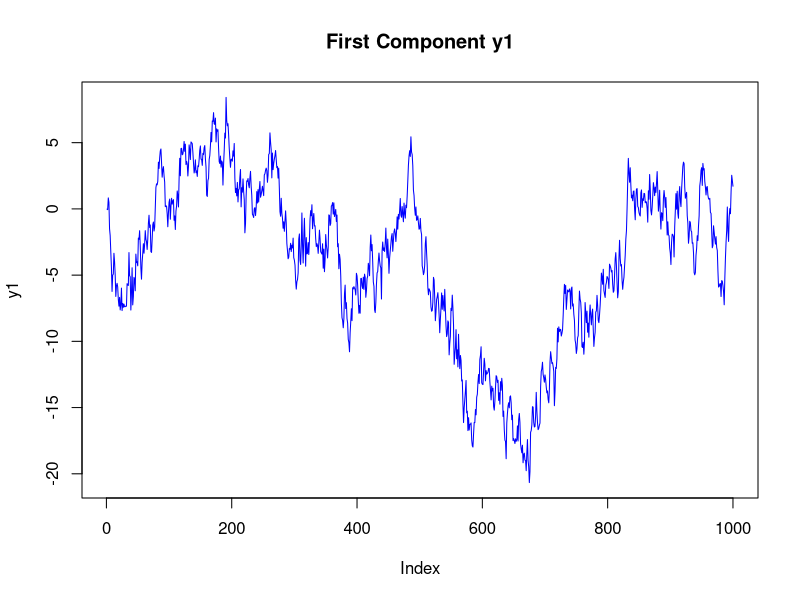
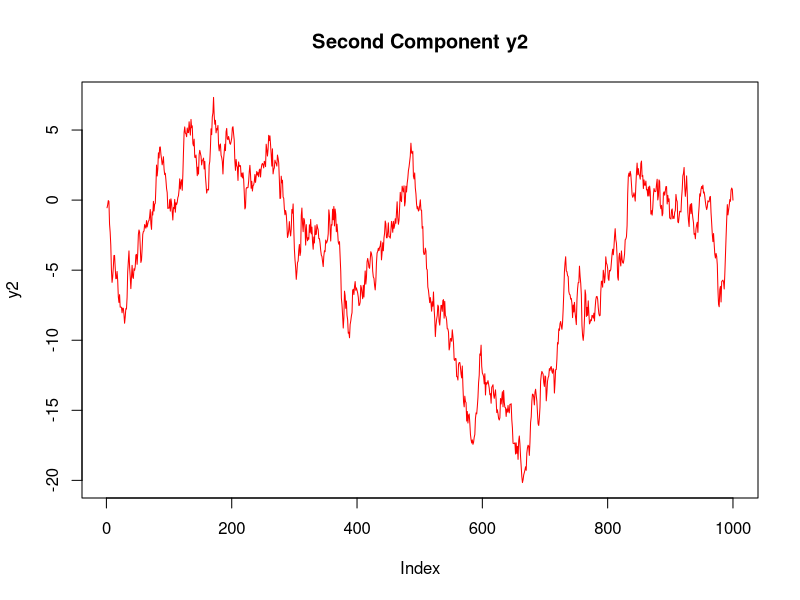
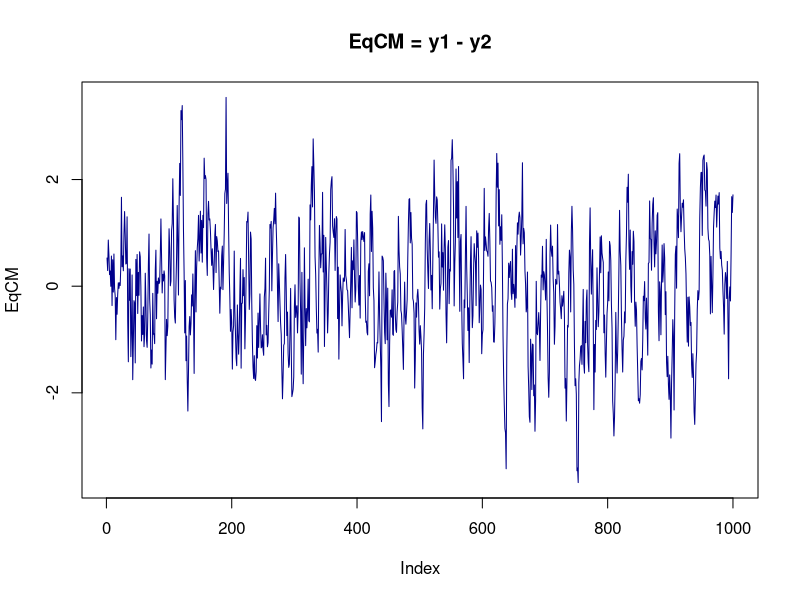
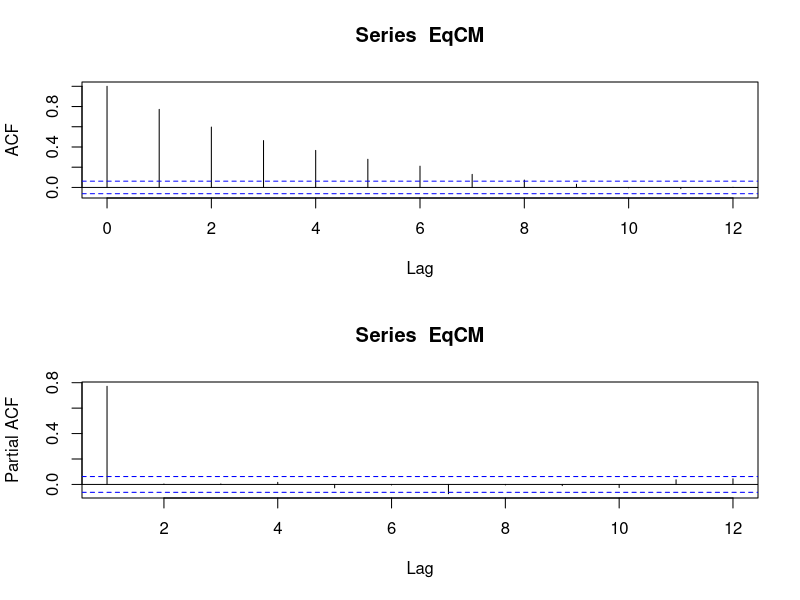

Recreate these plots in R, in order.
# set local directory to where data set is 
# setwd("C:/Users/Pedro/Dropbox/ecoiii2020/Lecture7_var_vec/VEC/R_script")

# Load package using a function load_package-----------------------------------------------------------------
load_package<-function(x){
  x<-as.character(match.call()[[2]])
  if (!require(x,character.only=TRUE)){
    install.packages(pkgs=x,repos="http://cran.r-project.org")
    require(x,character.only=TRUE)
  }
}

load_package('tseries')
load_package('urca')
load_package('dlm')
load_package('openxlsx')
load_package('xts')
load_package('class')
load_package('zoo')
load_package('fBasics')
load_package('qrmtools')
load_package('stats')
load_package('MTS')
load_package('vars')
load_package('graphics')
load_package('MASS')
load_package('urca')


# sample size
n <- 1000

##
# Fix the random seed 
##
set.seed(123456)

##
# generate a multivariade normal distribuition with mean = (0,0), Sigma = diag(0.5,0.5) 
# using mvrnorm
##

Sigma <- matrix(c(0.5,0.0,
                  0.0,0.5),2)
mgwn <- mvrnorm(n, rep(0,2), Sigma, tol = 1e-6, empirical = TRUE)

gwn1=ts(mgwn[,1])
gwn2=ts(mgwn[,2])

##
# check the correlation matrix of gwn1 and gwn2
##
cor(mgwn)
#
#
# simulated bivariate cointegrated system with beta=(1,-1)
# y1(t)=y2(t)+u(t)
# y2(t)=y2(t-1)+gwn1(t)
# u(t)=0.75*u(t-1)+gwm2(t)
##

y1 <- 0
y2 <- 0 
u <- 0
u[1]=gwn2[1]
y2[1]=gwn1[1]
y1[1]=y2[1]+u[1]
  for(i in 2:n){
    u[i] <- 0.75*u[i-1]+gwn2[i]
    y2[i]<- y2[i-1]+gwn1[i]
    y1[i] <- y2[i] + u[i] 
  }

##
#plot the two series in separate plots
##
par(mfrow=c(1,1))
plot(y1,type='l', col='blue', main = 'First Component y1')
plot(y2,type='l', col='red', main = 'Second Component y2')

##
# test unit roots in y1 and y2 using adf,test in tseries
##
y1_adf=adf.test(y1)
y1_adf

y2_adf=adf.test(y2)
y2_adf


##
# generate the EqCM = y1 - y2
##

EqCM=y1-y2


##
# plot EqCM series
##
plot(EqCM,type='l', col='darkblue', main = 'EqCM = y1 - y2')

##
# ACF for EqCm
#
par(mfrow=c(2,1))
acf(EqCM, lag.max=12)
pacf(EqCM, lag.max=12)

##
# test unit roots in EqCM
##
EqCM_adf = adf.test(EqCM)
EqCM_adf
